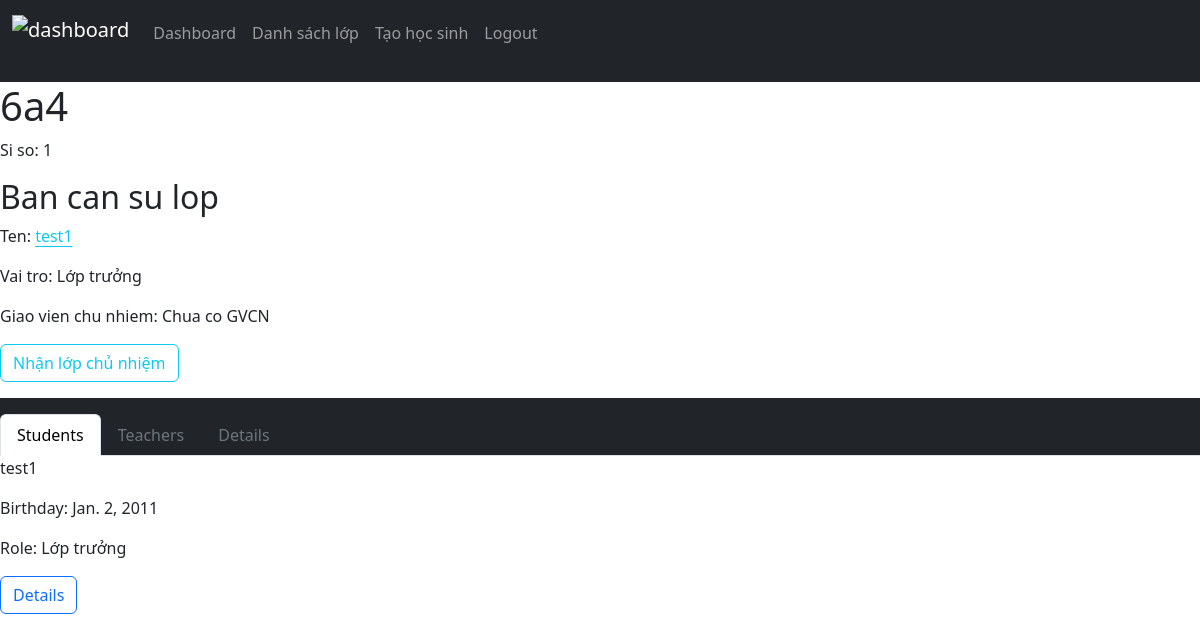
/class/4 (signed in), run on an earlier commit of the app's database.
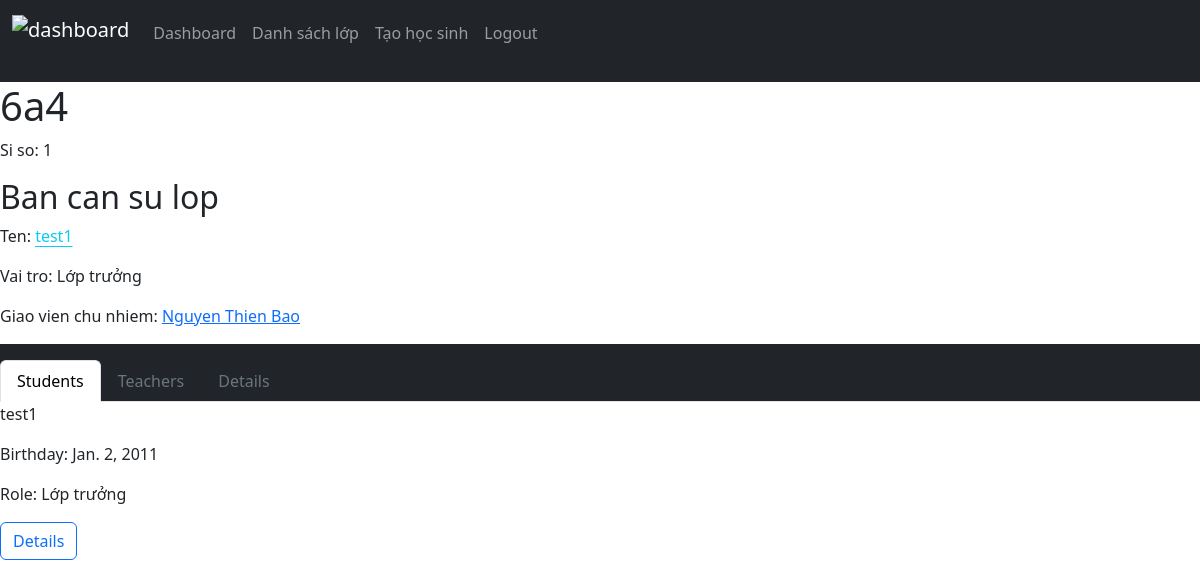
And on a later commit of the database.
### Du_An/models.py (models this page shows, shortened)
class ClassYearProfile(models.Model):
    classroom = models.ForeignKey(Class, on_delete=models.CASCADE, related_name="profiles") #-W profile with 's'
    year = models.PositiveSmallIntegerField(blank=False, default=date.today().year)
    form_teacher = models.OneToOneField(Teacher, on_delete=models.CASCADE, null=True, blank=True, default=None, related_name="form_class")
    subject_teachers = models.ManyToManyField("ClassSubjectTeacher", blank=True, related_name="classroom")
    def get_class_staff_committee(self):
        try:
            return self.students.filter(role__in=STUDENT_ROLE)
        except:
            return None
    def get_teachers(self):
        return [subject_teacher.teacher for subject_teacher in self.subject_teachers.all()]

class Teacher(User):
    full_name = models.CharField(max_length=200, unique=False)
    subject = models.ManyToManyField(Subject, related_name="teachers")
    contact_information = models.TextField(default="")

### Du_An/views.py (the view)
# urls.py: path("class/<int:id>", views.view_class, name="view_class"),
@login_required(login_url="login")
def view_class(request, id):
    if request.method != "GET":
        return HttpResponseNotAllowed("method not allowed")
    try:
        request_class = Class.objects.get(pk=id)
        class_profile = request_class.get_profile() #TODO: Update to get others year
        return render(request, "Du_An/class_profile.html", {
            "classroom": request_class,
            "class_profile": class_profile
        })
    except Class.DoesNotExist:
        return render_error(request, error="Not found", error_message="Doesn't found any teacher with this id")
    except ClassYearProfile.DoesNotExist:
        return render_error(request, error="NVALID YEAR", error_message="Doesn't found any profile in this year")

### Du_An/models.py (called while the page is built)
    def get_profile(self, year: int =this_year):
        try:
            return self.profiles.get(year=year)
        except ClassYearProfile.DoesNotExist:
            return None

### Du_An/templatetags/tags.py (called while the page is built)
@register.simple_tag
def get_role_name(role: str) -> str | None:
    if role not in STUDENT_ROLE:
        return
    for role_name in role_choices:
        if role in role_name:
            return role_name[-1] #* get the vietnamese name of the role

### Du_An/templates/Du_An/class_profile.html (shortened to what this page needs)
{% extends 'Du_An/layout.html' %}
{% load static tags %}
{% block style %} <link href="{% static 'Du_An/css/profile.css' %}" rel="stylesheet"> {% endblock %}
{% block body %}
    <div class="classDisplay">
        <div class="basicInfo">
            <h1 class="className">{{ classroom.name }}</h1>
            <p class="classSiSo">Si so: {{ class_profile.students.count }}</p>
            <div class="classStaffs">
                <h2>Ban can su lop</h2>
            {% for staff_profile in class_profile.get_class_staff_committee %}
            {% if staff_profile %}
            <p class="classStaffName">Ten: <a href="{% url 'view_student' staff_profile.student.id %}" class="link-info link-offset-2">{{ staff_profile.student.full_name }} </a> </p>
            <p class="classStaffRole">Vai tro: {% get_role_name staff_profile.role %} </p>
            {% endif %}
            {% empty %}
            Lop chua co ban can su
            {% endfor %}
        </div>
            <p class="classFormTeacher">Giao vien chu nhiem:
                {% if class_profile.form_teacher %}
                    <a href="{% url 'view_teacher' class_profile.form_teacher.id %}"> {{ class_profile.form_teacher.full_name }} </a>
                {% else %}
                    Chua co GVCN
                    <form action="{% url 'update_class' %}" method="post">
                        <button type="submit" class="btn btn-outline-info">Nhận lớp chủ nhiệm</button>
                    </form>
                {% endif %}
            </p>
        </div>
        <div class="otherInfo">
            <ul class="nav nav-tabs navbar-expand-lg bg-dark pt-3 mt-2">
                <li class="nav-item">
                    <button class="nav-link active" id="studentTab">Students</button>
                </li>
                <li class="nav-item">
                    <button class="nav-link link-secondary" id="teacherTab">Teachers</button>
                </li>
                <li class="nav-item">
                    <button class="nav-link link-secondary" id="details">Details</button>
                </li>
            </ul>
            <div id="infoDisplay">
                <div id="students">
                    {% for profile in class_profile.students.all %}
                    <div class="studentDisplay">
                        <p>{{ profile.student.full_name }}</p>
                        <p>Birthday: {{ profile.student.birthday }} </p>
                        <p>Role: {% get_role_name profile.role %} </p>
                        <a href="{% url 'view_student' profile.student.id %}" class="btn btn-outline-primary">Details</a>
                    </div>
                    {% empty %}
                    Chua co hoc sinh
                    {% endfor %}
                </div>
            </div>
        </div>
    </div>
{% endblock %}

What changed in the data, as far as the page shows it:
changed ClassYearProfile: form_teacher_id empty → 4 (drawn); form_teacher.full_name (not shown) → "Nguyen Thien Bao"
Also different on the page:
text no longer shown: "Chua co GVCN Nhận lớp chủ nhiệm"
